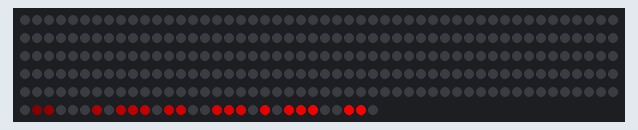
Recording of a sketch running on a simulated Arduino Uno, built with avr-gcc and run on an emulated ATmega328P. Shown: 280 RGB LEDs in strip order, left to right, continuing on the next row. Random numbers use the default seed unless the sketch sets one; what the sketch prints to the serial monitor is not drawn.

Above: at 0.19 s.

The sketch:

COLORCONTROL2_MOVEMENT2.ino
```cpp
#include <FastLED.h>

// ========== 根据你的实际情况修改 ========== //
#define LED_PIN     6           // 输出到灯带的数据引脚
#define TOTAL_LED_COUNT    280     // 你的灯带总数
// =========================================== //

// 创建 LED 数组
CRGB leds[TOTAL_LED_COUNT];

// 爆炸效果参数
struct ExplosionParams {
  CRGB color1;          // 起始颜色 (渐变的第一端)
  CRGB color2;          // 结束颜色 (渐变的第二端)
  uint8_t speedDelay;   // 条带移动时的延时(毫秒)，数值越小移动越快
  int stripLen;         // 条带长度 (如 30)
  int moveRange;        // 条带移动范围 (如 80)
};

ExplosionParams explosionCfg = {
  CRGB::Red,           // color1: 渐变起始颜色 (红)
  CRGB::Yellow,        // color2: 渐变结束颜色 (黄)
  20,                  // speedDelay: 每步延时
  30,                  // stripLen: 条带长度
  230                  // moveRange: 条带移动范围
};

// 函数声明
void explosionEffect(const ExplosionParams &params);
void drawFlickeringGradientBar(int pos, const ExplosionParams &params, float colorProgress);

void setup() {
  Serial.begin(115200);
  Serial.println("==== Explosion Effect: Flickering Color-Changing Bar ====");

  // 初始化 FastLED
  FastLED.addLeds<WS2812, LED_PIN, GRB>(leds, TOTAL_LED_COUNT);
  FastLED.setBrightness(255); // 设置全局亮度上限

  // 清空灯带
  fill_solid(leds, TOTAL_LED_COUNT, CRGB::Black);
  FastLED.show();

  // 初始化随机种子
  randomSeed(analogRead(0)); // 使用未接引脚作为随机种子
}

void loop() {
  // 执行爆炸效果
  explosionEffect(explosionCfg);

  // 动画结束后清空
  fill_solid(leds, TOTAL_LED_COUNT, CRGB::Black);
  FastLED.show();
  delay(1000); // 暂停1秒后再重复
}

/**
 * @brief 执行一次爆炸效果
 *        条带颜色从 color1 → color2 渐变，长度 stripLen
 *        移动范围限制为 moveRange，没有回退。
 */
void explosionEffect(const ExplosionParams &params) {
  // 限制条带移动范围
  int startPos = TOTAL_LED_COUNT - 1;
  int endPos = params.moveRange;

  // 条带长度固定后从 startPos 移动到 endPos，同时颜色从 color1 渐变到 color2
  for (int pos = startPos; pos >= endPos; pos--) {
    float colorProgress = float(startPos - pos) / float(startPos - endPos);
    drawFlickeringGradientBar(pos, params, colorProgress);
    FastLED.show();
    delay(params.speedDelay);
  }
}

/**
 * @brief 绘制一个随机闪烁的渐变条带
 *        整个条带的基础色会随 colorProgress 从 color1 渐变到 color2
 *        每个LED有50%的概率显示或不显示
 * @param colorProgress 0.0 -> 1.0，控制整体颜色从 color1 到 color2 的渐变进度
 */
void drawFlickeringGradientBar(int pos, const ExplosionParams &params, float colorProgress) {
  // 清空灯带
  fill_solid(leds, TOTAL_LED_COUNT, CRGB::Black);

  // 计算当前的基础颜色
  CRGB baseColor = blend(params.color1, params.color2, uint8_t(colorProgress * 255));

  // 在 [pos-stripLen+1, pos] 范围内绘制亮度渐变
  for (int i = 0; i < params.stripLen; i++) {
    int ledIndex = pos - i;
    if (ledIndex < 0 || ledIndex >= TOTAL_LED_COUNT) continue;

    // 50% 概率决定是否点亮这个LED
    if (random(0, 100) < 50) {
      // 在基础颜色上添加亮度渐变效果
      float brightnessRatio = 1.0 - (float(i) / float(params.stripLen - 1));
      CRGB pixelColor = baseColor;
      pixelColor.nscale8(uint8_t(brightnessRatio * 255));

      leds[ledIndex] = pixelColor;
    }
  }
} 
```
